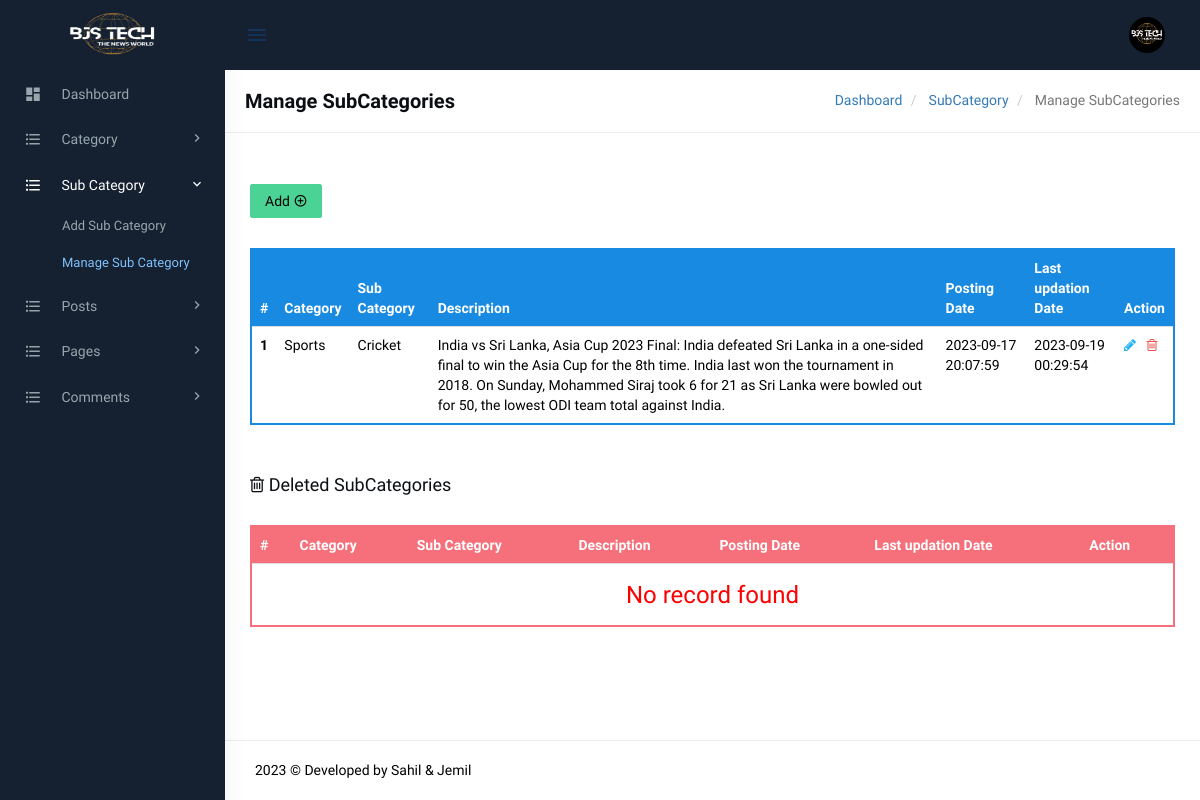
The page /admin/manage-subcategories.php (signed in) on the database its author committed.
### tables this page shows
CREATE TABLE `tblsubcategory` (
  `SubCategoryId` int(11) NOT NULL,
  `CategoryId` int(11) DEFAULT NULL,
  `Subcategory` varchar(255) DEFAULT NULL,
  `SubCatDescription` mediumtext DEFAULT NULL,
  `PostingDate` timestamp NOT NULL DEFAULT current_timestamp(),
  `UpdationDate` timestamp NULL DEFAULT NULL,
  `Is_Active` int(1) DEFAULT NULL
);

CREATE TABLE `tblcategory` (
  `id` int(11) NOT NULL,
  `CategoryName` varchar(200) DEFAULT NULL,
  `Description` mediumtext DEFAULT NULL,
  `PostingDate` timestamp NULL DEFAULT current_timestamp(),
  `UpdationDate` timestamp NULL DEFAULT NULL,
  `Is_Active` int(1) DEFAULT NULL
);

### admin/manage-subcategories.php (the view, shortened to what this page needs)
<?php
include('includes/config.php');
if(strlen($_SESSION['login'])==0)
  {
header('location:index.php');
}
else{
?>
<!DOCTYPE html>
<html lang="en">
    <head>
        <link href="assets/css/bootstrap.min.css" rel="stylesheet" type="text/css" />
        <link href="assets/css/core.css" rel="stylesheet" type="text/css" />
        <link href="assets/css/components.css" rel="stylesheet" type="text/css" />
        <link href="assets/css/icons.css" rel="stylesheet" type="text/css" />
        <link href="assets/css/pages.css" rel="stylesheet" type="text/css" />
        <link href="assets/css/menu.css" rel="stylesheet" type="text/css" />
        <link href="assets/css/responsive.css" rel="stylesheet" type="text/css" />
		<link rel="stylesheet" href="../plugins/switchery/switchery.min.css">
    </head>
    <body class="fixed-left">
        <div id="wrapper">
<?php include('includes/topheader.php');?>
<?php include('includes/leftsidebar.php');?>
            <div class="content-page">
                <div class="content">
                    <div class="container">
                        <div class="row">
							<div class="col-xs-12">
								<div class="page-title-box">
                                    <h4 class="page-title">Manage SubCategories</h4>
                                    <ol class="breadcrumb p-0 m-0">
                                        <li>
                                            <a href="dashboard.php">Dashboard</a>
                                        </li>
                                        <li>
                                            <a href="#">SubCategory </a>
                                        </li>
                                        <li class="active">
                                           Manage SubCategories
                                        </li>
                                    </ol>
                                    <div class="clearfix"></div>
                                </div>
							</div>
						</div>
<div class="row">
<div class="col-sm-6">
</div>
                                    <div class="row">
										<div class="col-md-12">
											<div class="demo-box m-t-20">
<div class="m-b-30">
<a href="add-subcategory.php">
<button id="addToTable" class="btn btn-success waves-effect waves-light">Add <i class="mdi mdi-plus-circle-outline" ></i></button>
</a>
 </div>
												<div class="table-responsive">
                                                    <table class="table m-0 table-colored-bordered table-bordered-primary">
                                                        <thead>
                                                            <tr>
                                                                <th>#</th>
                                                                <th> Category</th>
                                                                <th>Sub Category</th>
                                                                <th>Description</th>
                                                                <th>Posting Date</th>
                                                                  <th>Last updation Date</th>
                                                                <th>Action</th>
                                                            </tr>
                                                        </thead>
                                                        <tbody>
<?php
$query=mysqli_query($con,"Select tblcategory.CategoryName as catname,tblsubcategory.Subcategory as subcatname,tblsubcategory.SubCatDescription as SubCatDescription,tblsubcategory.PostingDate as subcatpostingdate,tblsubcategory.UpdationDate as subcatupdationdate,tblsubcategory.SubCategoryId as subcatid from tblsubcategory join tblcategory on tblsubcategory.CategoryId=tblcategory.id where tblsubcategory.Is_Active=1");
$cnt=1;
$rowcount=mysqli_num_rows($query);
if($rowcount==0)
{
?>
<tr>
<td colspan="7" align="center"><h3 style="color:red">No record found</h3></td>
<tr>
<?php
} else {
while($row=mysqli_fetch_array($query))
{
?>
 <tr>
<th scope="row"><?php echo htmlentities($cnt);?></th>
<td><?php echo htmlentities($row['catname']);?></td>
<td><?php echo htmlentities($row['subcatname']);?></td>
<td><?php echo htmlentities($row['SubCatDescription']);?></td>
<td><?php echo htmlentities($row['subcatpostingdate']);?></td>
<td><?php echo htmlentities($row['subcatupdationdate']);?></td>
<td><a href="edit-subcategory.php?scid=<?php echo htmlentities($row['subcatid']);?>"><i class="fa fa-pencil" style="color: #29b6f6;"></i></a>
	&nbsp;<a href="manage-subcategories.php?scid=<?php echo htmlentities($row['subcatid']);?>&&action=del"> <i class="fa fa-trash-o" style="color: #f05050"></i></a> </td>
</tr>
<?php
$cnt++;
 }} ?>
</tbody>
                                                    </table>
                                                </div>
											</div>
										</div>
									</div>
<div class="row">
<div class="col-md-12">
<div class="demo-box m-t-20">
<div class="m-b-30">
 <h4><i class="fa fa-trash-o" ></i> Deleted SubCategories</h4>
 </div>
<div class="table-responsive">
   <table class="table m-0 table-colored-bordered table-bordered-danger">
                                                        <thead>
                                                            <tr>
                                                                <th>#</th>
                                                                <th> Category</th>
                                                                <th>Sub Category</th>
                                                                <th>Description</th>
                                                                <th>Posting Date</th>
                                                                  <th>Last updation Date</th>
                                                                <th>Action</th>
                                                            </tr>
                                                        </thead>
                                                        <tbody>
<?php
$query=mysqli_query($con,"Select tblcategory.CategoryName as catname,tblsubcategory.Subcategory as subcatname,tblsubcategory.SubCatDescription as SubCatDescription,tblsubcategory.PostingDate as subcatpostingdate,tblsubcategory.UpdationDate as subcatupdationdate,tblsubcategory.SubCategoryId as subcatid from tblsubcategory join tblcategory on tblsubcategory.CategoryId=tblcategory.id where tblsubcategory.Is_Active=0");
$cnt=1;
$rowcount=mysqli_num_rows($query);
if($rowcount==0)
{
?>
<tr>
<td colspan="7" align="center"><h3 style="color:red">No record found</h3></td>
<?php
} else {
while($row=mysqli_fetch_array($query))
{
?>
 <tr>
<th scope="row"><?php echo htmlentities($cnt);?></th>
<td><?php echo htmlentities($row['catname']);?></td>
<td><?php echo htmlentities($row['subcatname']);?></td>
<td><?php echo htmlentities($row['SubCatDescription']);?></td>
<td><?php echo htmlentities($row['subcatpostingdate']);?></td>
<td><?php echo htmlentities($row['subcatupdationdate']);?></td>
<td><a href="manage-subcategories.php?resid=<?php echo htmlentities($row['subcatid']);?>"><i class="ion-arrow-return-right" title="Restore this SubCategory"></i></a>
    &nbsp;<a href="manage-subcategories.php?scid=<?php echo htmlentities($row['subcatid']);?>&&action=perdel"> <i class="fa fa-trash-o" style="color: #f05050"></i></a> </td>
</tr>
<?php
$cnt++;
 } }?>
</tbody>
                                                    </table>
                                                </div>
											</div>
										</div>
									</div>
                    </div>
                </div>
<?php include('includes/footer.php');?>
            </div>
        </div>
    </body>
</html>
<?php } ?>

### admin/assets/css/core.css (style rules this page uses)
body { font-family: 'Varela Round', sans-serif; margin: 0; padding-bottom: 60px; overflow-x: hidden; color: #000000; }
html { position: relative; min-height: 100%; }
.h1, .h2, .h3, .h4, .h5, .h6, h1, h2, h3, h4, h5, h6 { color: #0b0f13; font-family: 'Hind Madurai', sans-serif; margin: 10px 0; }
* { outline: none !important; }
.container { width: auto; }
#wrapper { height: 100%; overflow: hidden; width: 100%; }
.p-0 { padding: 0 !important; }
.m-0 { margin: 0 !important; }
.m-t-20 { margin-top: 20px !important; }
.m-b-30 { margin-bottom: 30px !important; }
.row { margin-right: -10px; margin-left: -10px; }
.col-lg-1, .col-lg-10, .col-lg-11, .col-lg-12, .col-lg-2, .col-lg-3, .col-lg-4, .col-lg-5, .col-lg-6, .col-lg-7, .col-lg-8, .col-lg-9, .col-md-1, .col-md-10, .col-md-11, .col-md-12, .col-md-2, .col-md-3, .col-md-4, .col-md-5, .col-md-6, .col-md-7, .col-md-8, .col-md-9, .col-sm-1, .col-sm-10, .col-sm-11, .col-sm-12, .col-sm-2, .col-sm-3, .col-sm-4, .col-sm-5, .col-sm-6, .col-sm-7, .col-sm-8, .col-sm-9, .col-xs-1, .col-xs-10, .col-xs-11, .col-xs-12, .col-xs-2, .col-xs-3, .col-xs-4, .col-xs-5, .col-xs-6, .col-xs-7, .col-xs-8, .col-xs-9 { padding-left: 10px; padding-right: 10px; }
.breadcrumb { background-color: transparent; margin-bottom: 15px; padding-top: 10px; padding-left: 0; }
.waves-effect { position: relative; cursor: pointer; display: inline-block; overflow: hidden; -webkit-user-select: none; -moz-user-select: none; -ms-user-select: none; user-select: none; -webkit-tap-highlight-color: transparent; vertical-align: middle; z-index: 1; will-change: opacity, transform; -webkit-transition: all 0.3s ease-out; -moz-transition: all 0.3s ease-out; -o-transition: all 0.3s ease-out; -ms-transition: all 0.3s ease-out; transition: all 0.3s ease-out; }
.demo-box { padding: 10px 15px; }

### admin/assets/css/menu.css (style rules this page uses)
.content-page { margin-left: 225px; overflow: hidden; }
.content-page .content { padding: 0 5px 10px 5px; margin-top: 70px; }
.page-title { font-size: 20px; margin-bottom: 0; margin-top: 0; font-weight: 600; }
.page-title-box { padding: 20px; border-bottom: 1px solid #eee; margin: 0 -20px 20px -20px; }
.page-title-box .page-title { margin-bottom: 0; float: left; }
.page-title-box .breadcrumb { float: right; background-color: transparent !important; }

### rows shown on the page
tblsubcategory: CategoryId.CategoryName "Sports", Subcategory "Cricket", SubCatDescription "India vs Sri Lanka, Asia Cup 2023 Final: India defeated Sri Lanka in a one-sided final to win the Asia Cup for the 8th time. India last won the tournament in 2018. On Sunday, Mohammed Siraj took 6 for 21 as Sri Lanka were bowled out for 50, the lowest ODI team total against India.", PostingDate "2023-09-17 20:07:59", UpdationDate "2023-09-19 00:29:54"
